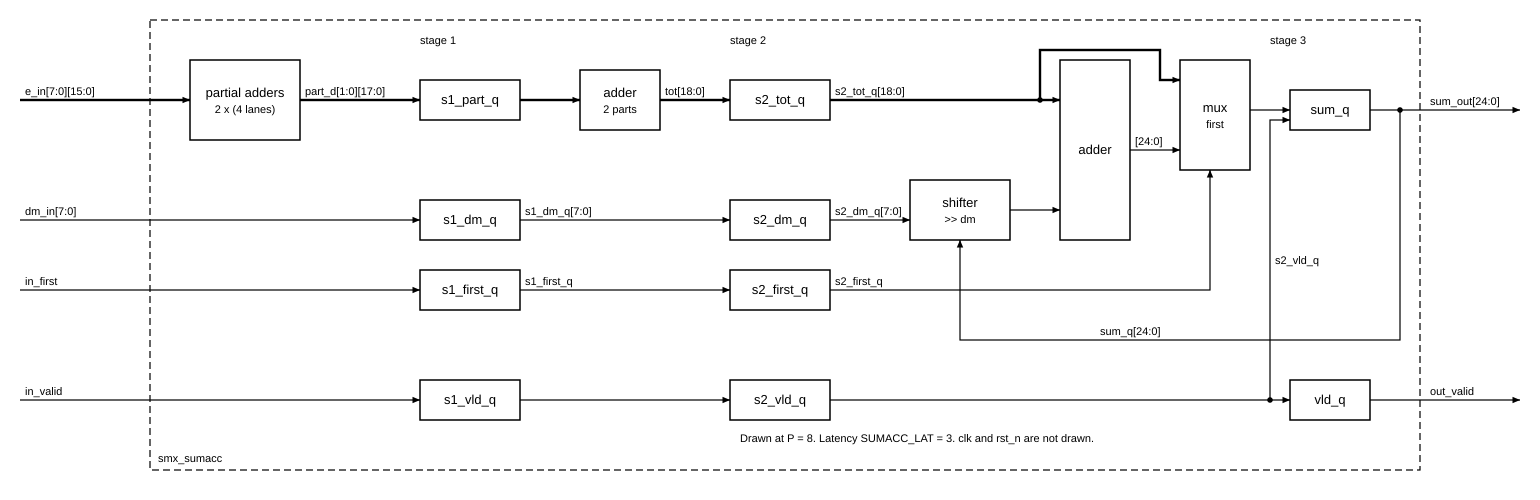

This chart was generated by the following Python code:
"""smx_sumacc at P = 8: sum = first ? S : (sum >> dm) + S. Run: python3 docs/spec/fig/smx_sumacc.py"""
from schematic import Sheet

s = Sheet("smx_sumacc", 1540, 500)
s.boundary(150, 20, 1270, 450, "smx_sumacc")
s.note(420, 44, "stage 1")
s.note(730, 44, "stage 2")
s.note(1270, 44, "stage 3")

s.box(190, 60, 110, 80, "partial adders", "2 x (4 lanes)")
s.box(420, 80, 100, 40, "s1_part_q")
s.box(420, 200, 100, 40, "s1_dm_q")
s.box(420, 270, 100, 40, "s1_first_q")
s.box(580, 70, 80, 60, "adder", "2 parts")
s.box(730, 80, 100, 40, "s2_tot_q")
s.box(730, 200, 100, 40, "s2_dm_q")
s.box(730, 270, 100, 40, "s2_first_q")
s.box(910, 180, 100, 60, "shifter", ">> dm")
s.box(1060, 60, 70, 180, "adder")
s.box(1180, 60, 70, 110, "mux", "first")
s.box(1290, 90, 80, 40, "sum_q")
s.box(420, 380, 100, 40, "s1_vld_q")
s.box(730, 380, 100, 40, "s2_vld_q")
s.box(1290, 380, 80, 40, "vld_q")

s.wire([(20, 100), (190, 100)], "e_in[7:0][15:0]", bus=True)
s.wire([(300, 100), (420, 100)], "part_d[1:0][17:0]", bus=True)
s.wire([(520, 100), (580, 100)], bus=True)
s.wire([(660, 100), (730, 100)], "tot[18:0]", bus=True)
s.wire([(20, 220), (420, 220)], "dm_in[7:0]")
s.wire([(20, 290), (420, 290)], "in_first")
s.wire([(520, 220), (730, 220)], "s1_dm_q[7:0]")
s.wire([(520, 290), (730, 290)], "s1_first_q")
s.wire([(830, 220), (910, 220)], "s2_dm_q[7:0]")
s.wire([(830, 100), (1060, 100)], "s2_tot_q[18:0]", bus=True)
s.dot(1040, 100)
s.wire([(1040, 100), (1040, 50), (1160, 50), (1160, 80), (1180, 80)], bus=True)
s.wire([(1010, 210), (1060, 210)])
s.wire([(1130, 150), (1180, 150)], "[24:0]")
s.wire([(830, 290), (1210, 290), (1210, 170)], "s2_first_q")
s.wire([(1250, 110), (1290, 110)])
s.wire([(1370, 110), (1520, 110)], "sum_out[24:0]", lx=1430, port=True)
s.dot(1400, 110)
s.wire([(1400, 110), (1400, 340), (960, 340), (960, 240)], "sum_q[24:0]", at=1, lx=1100)
s.wire([(20, 400), (420, 400)], "in_valid")
s.wire([(520, 400), (730, 400)])
s.wire([(830, 400), (1290, 400)])
s.dot(1270, 400)
s.wire([(1270, 400), (1270, 120), (1290, 120)], "s2_vld_q")
s.wire([(1370, 400), (1520, 400)], "out_valid", lx=1430, port=True)
s.note(740, 442, "Drawn at P = 8. Latency SUMACC_LAT = 3. clk and rst_n are not drawn.")
s.save(__file__)
